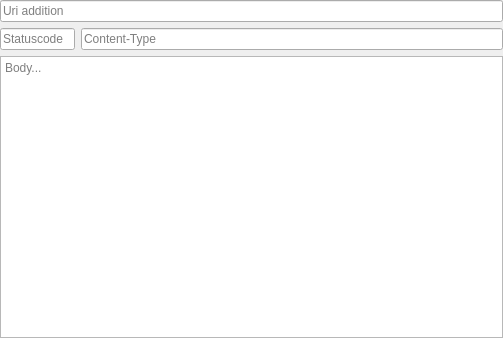
<?xml version="1.0" encoding="UTF-8"?>
<ui version="4.0">
 <class>ResponseWidget</class>
 <widget class="QWidget" name="ResponseWidget">
  <property name="geometry">
   <rect>
    <x>0</x>
    <y>0</y>
    <width>503</width>
    <height>338</height>
   </rect>
  </property>
  <property name="windowTitle">
   <string>Form</string>
  </property>
  <layout class="QVBoxLayout" name="verticalLayout">
   <property name="leftMargin">
    <number>0</number>
   </property>
   <property name="topMargin">
    <number>0</number>
   </property>
   <property name="rightMargin">
    <number>0</number>
   </property>
   <property name="bottomMargin">
    <number>0</number>
   </property>
   <item>
    <widget class="QLineEdit" name="textUriAddition">
     <property name="placeholderText">
      <string>Uri addition</string>
     </property>
    </widget>
   </item>
   <item>
    <layout class="QHBoxLayout" name="horizontalLayout">
     <item>
      <widget class="QLineEdit" name="textStatusCode">
       <property name="sizePolicy">
        <sizepolicy hsizetype="Fixed" vsizetype="Minimum">
         <horstretch>0</horstretch>
         <verstretch>0</verstretch>
        </sizepolicy>
       </property>
       <property name="minimumSize">
        <size>
         <width>75</width>
         <height>0</height>
        </size>
       </property>
       <property name="maximumSize">
        <size>
         <width>75</width>
         <height>16777215</height>
        </size>
       </property>
       <property name="maxLength">
        <number>3</number>
       </property>
       <property name="placeholderText">
        <string>Statuscode</string>
       </property>
      </widget>
     </item>
     <item>
      <widget class="QLineEdit" name="textContentType">
       <property name="placeholderText">
        <string>Content-Type</string>
       </property>
      </widget>
     </item>
    </layout>
   </item>
   <item>
    <widget class="QPlainTextEdit" name="textBody">
     <property name="placeholderText">
      <string>Body...</string>
     </property>
    </widget>
   </item>
  </layout>
 </widget>
 <resources/>
 <connections/>
</ui>
